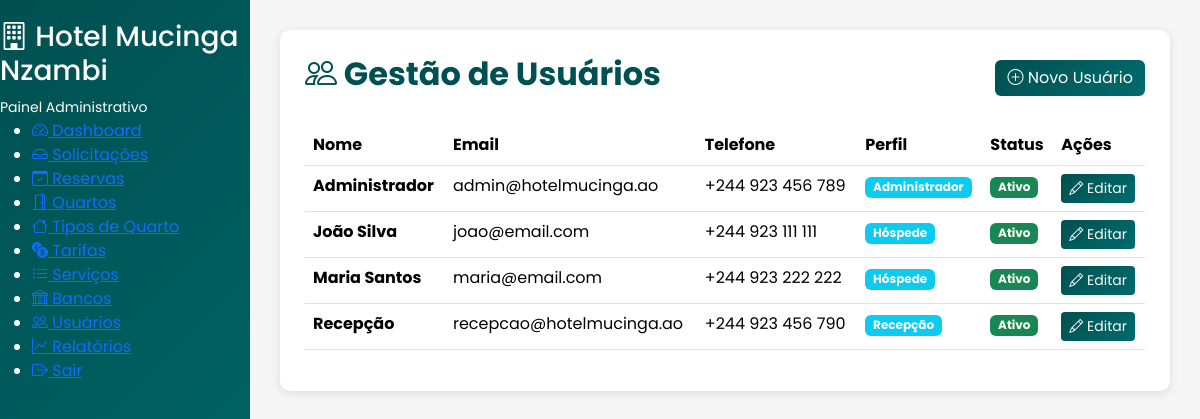
The app's page /admin/usuarios.php (signed in) with its own data.
### tables this page shows
CREATE TABLE usuarios (
    id INT AUTO_INCREMENT PRIMARY KEY,
    nome VARCHAR(255) NOT NULL,
    email VARCHAR(255) UNIQUE NOT NULL,
    telefone VARCHAR(50),
    senha_hash VARCHAR(255) NOT NULL,
    role ENUM('ADMIN', 'RECEPCAO', 'FINANCEIRO', 'HOSPEDE') DEFAULT 'HOSPEDE',
    ativo TINYINT(1) DEFAULT 1,
    criado_em TIMESTAMP DEFAULT CURRENT_TIMESTAMP,
    atualizado_em TIMESTAMP DEFAULT CURRENT_TIMESTAMP ON UPDATE CURRENT_TIMESTAMP,
    INDEX idx_email (email),
    INDEX idx_role (role)
);

### admin/usuarios.php (the view, shortened to what this page needs)
<?php
$db = getDB();
$stmt = $db->query("SELECT * FROM usuarios ORDER BY nome ASC");
$usuarios = $stmt->fetchAll();
$roles = [
    'ADMIN' => 'Administrador',
    'RECEPCAO' => 'Recepção',
    'FINANCEIRO' => 'Financeiro',
    'HOSPEDE' => 'Hóspede'
];
?>
<!DOCTYPE html>
<html lang="pt">
<head>
    <link rel="stylesheet" href="https://cdn.jsdelivr.net/npm/bootstrap-icons@1.11.0/font/bootstrap-icons.css">
    <link rel="stylesheet" href="../bootstrap/css/bootstrap.min.css">
</head>
<body>
    <?php include 'sidebar.php'; ?>
    <div class="main-content">
        <div class="content-card">
            <div class="d-flex justify-content-between align-items-center mb-4">
                <h2 style="color: #005051; font-weight: 700;">
                    <i class="bi bi-people"></i> Gestão de Usuários
                </h2>
                <button type="button" class="btn btn-primary" data-bs-toggle="modal" data-bs-target="#usuarioModal" onclick="resetForm()">
                    <i class="bi bi-plus-circle"></i> Novo Usuário
                </button>
            </div>
            <div class="table-responsive">
                <table class="table table-hover">
                    <thead>
                        <tr>
                            <th>Nome</th>
                            <th>Email</th>
                            <th>Telefone</th>
                            <th>Perfil</th>
                            <th>Status</th>
                            <th>Ações</th>
                        </tr>
                    </thead>
                    <tbody>
                        <?php foreach ($usuarios as $usuario): ?>
                            <tr>
                                <td><strong><?= htmlspecialchars($usuario['nome']) ?></strong></td>
                                <td><?= htmlspecialchars($usuario['email']) ?></td>
                                <td><?= htmlspecialchars($usuario['telefone'] ?? '-') ?></td>
                                <td>
                                    <span class="badge bg-info"><?= $roles[$usuario['role']] ?? $usuario['role'] ?></span>
                                </td>
                                <td>
                                    <?php if ($usuario['ativo']): ?>
                                        <span class="badge bg-success">Ativo</span>
                                    <?php else: ?>
                                        <span class="badge bg-secondary">Inativo</span>
                                    <?php endif; ?>
                                </td>
                                <td>
                                    <button type="button" class="btn btn-sm btn-primary"
                                            onclick="editarUsuario(<?= $usuario['id'] ?>)">
                                        <i class="bi bi-pencil"></i> Editar
                                    </button>
                                </td>
                            </tr>
                        <?php endforeach; ?>
                    </tbody>
                </table>
            </div>
        </div>
    </div>
</body>
</html>

### admin/usuarios.php (style rules this page uses)
body { font-family: 'Poppins', sans-serif; background-color: #F5F5F5; }
.main-content { margin-left: 250px; padding: 30px; }
.content-card { background: #fff; border-radius: 10px; padding: 25px; box-shadow: 0 2px 10px rgba(0, 0, 0, 0.1); margin-bottom: 20px; }
.btn-primary { background: linear-gradient(135deg, #005051 0%, #006b6d 100%); border: none; }

### records on screen
usuarios: nome "Administrador", email "admin@hotelmucinga.ao", telefone "+244 923 456 789", role "Administrador", ativo "Ativo"
usuarios: nome "João Silva", email "joao@email.com", telefone "+244 923 111 111", role "Hóspede", ativo "Ativo"
usuarios: nome "Maria Santos", email "maria@email.com", telefone "+244 923 222 222", role "Hóspede", ativo "Ativo"
usuarios: nome "Recepção", email "recepcao@hotelmucinga.ao", telefone "+244 923 456 790", role "Recepção", ativo "Ativo"

### other values on screen
SYSTEM_NAME "Hotel Mucinga Nzambi"
